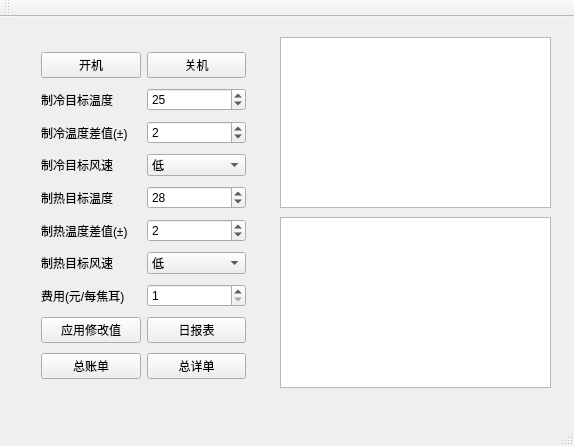
<?xml version="1.0" encoding="UTF-8"?>
<ui version="4.0">
 <class>MainWindow</class>
 <widget class="QMainWindow" name="MainWindow">
  <property name="geometry">
   <rect>
    <x>0</x>
    <y>0</y>
    <width>574</width>
    <height>446</height>
   </rect>
  </property>
  <property name="windowTitle">
   <string>MainWindow</string>
  </property>
  <widget class="QWidget" name="centralWidget">
   <widget class="QWidget" name="gridLayoutWidget">
    <property name="geometry">
     <rect>
      <x>30</x>
      <y>20</y>
      <width>227</width>
      <height>361</height>
     </rect>
    </property>
    <layout class="QGridLayout" name="gridLayout">
     <item row="5" column="1">
      <widget class="QSpinBox" name="warmtmpr_toler_box">
       <property name="maximum">
        <number>10</number>
       </property>
       <property name="value">
        <number>2</number>
       </property>
      </widget>
     </item>
     <item row="2" column="0">
      <widget class="QLabel" name="label_5">
       <property name="text">
        <string>制冷温度差值(±)</string>
       </property>
      </widget>
     </item>
     <item row="8" column="0">
      <widget class="QPushButton" name="apply_set_button">
       <property name="text">
        <string>应用修改值</string>
       </property>
      </widget>
     </item>
     <item row="8" column="1">
      <widget class="QPushButton" name="daily_report_button">
       <property name="text">
        <string>日报表</string>
       </property>
      </widget>
     </item>
     <item row="9" column="0">
      <widget class="QPushButton" name="bill_button">
       <property name="text">
        <string>总账单</string>
       </property>
      </widget>
     </item>
     <item row="5" column="0">
      <widget class="QLabel" name="label_6">
       <property name="text">
        <string>制热温度差值(±)</string>
       </property>
      </widget>
     </item>
     <item row="2" column="1">
      <widget class="QSpinBox" name="coldtmpr_toler_box">
       <property name="maximum">
        <number>10</number>
       </property>
       <property name="value">
        <number>2</number>
       </property>
      </widget>
     </item>
     <item row="4" column="0">
      <widget class="QLabel" name="label_3">
       <property name="text">
        <string>制热目标温度</string>
       </property>
      </widget>
     </item>
     <item row="4" column="1">
      <widget class="QSpinBox" name="warmtmpr_box">
       <property name="minimum">
        <number>16</number>
       </property>
       <property name="maximum">
        <number>35</number>
       </property>
       <property name="value">
        <number>28</number>
       </property>
      </widget>
     </item>
     <item row="6" column="1">
      <widget class="QComboBox" name="warmwind_box">
       <item>
        <property name="text">
         <string>低</string>
        </property>
       </item>
       <item>
        <property name="text">
         <string>中</string>
        </property>
       </item>
       <item>
        <property name="text">
         <string>高</string>
        </property>
       </item>
      </widget>
     </item>
     <item row="1" column="1">
      <widget class="QSpinBox" name="coldtmpr_box">
       <property name="minimum">
        <number>20</number>
       </property>
       <property name="maximum">
        <number>30</number>
       </property>
       <property name="value">
        <number>25</number>
       </property>
      </widget>
     </item>
     <item row="1" column="0">
      <widget class="QLabel" name="cold_targ_tmpr_label">
       <property name="text">
        <string>制冷目标温度</string>
       </property>
      </widget>
     </item>
     <item row="7" column="1">
      <widget class="QSpinBox" name="fee_box">
       <property name="minimum">
        <number>1</number>
       </property>
       <property name="value">
        <number>1</number>
       </property>
      </widget>
     </item>
     <item row="6" column="0">
      <widget class="QLabel" name="label_4">
       <property name="text">
        <string>制热目标风速</string>
       </property>
      </widget>
     </item>
     <item row="3" column="1">
      <widget class="QComboBox" name="coldwind_box">
       <item>
        <property name="text">
         <string>低</string>
        </property>
       </item>
       <item>
        <property name="text">
         <string>中</string>
        </property>
       </item>
       <item>
        <property name="text">
         <string>高</string>
        </property>
       </item>
      </widget>
     </item>
     <item row="7" column="0">
      <widget class="QLabel" name="label_7">
       <property name="text">
        <string>费用(元/每焦耳)</string>
       </property>
      </widget>
     </item>
     <item row="3" column="0">
      <widget class="QLabel" name="label_2">
       <property name="text">
        <string>制冷目标风速</string>
       </property>
      </widget>
     </item>
     <item row="9" column="1">
      <widget class="QPushButton" name="cdr_button">
       <property name="text">
        <string>总详单</string>
       </property>
      </widget>
     </item>
     <item row="0" column="0">
      <widget class="QPushButton" name="open_button">
       <property name="text">
        <string>开机</string>
       </property>
      </widget>
     </item>
     <item row="0" column="1">
      <widget class="QPushButton" name="close_button">
       <property name="text">
        <string>关机</string>
       </property>
      </widget>
     </item>
    </layout>
   </widget>
   <widget class="QTableView" name="up_table">
    <property name="geometry">
     <rect>
      <x>280</x>
      <y>20</y>
      <width>271</width>
      <height>171</height>
     </rect>
    </property>
   </widget>
   <widget class="QTableView" name="down_table">
    <property name="geometry">
     <rect>
      <x>280</x>
      <y>200</y>
      <width>271</width>
      <height>171</height>
     </rect>
    </property>
   </widget>
  </widget>
  <widget class="QMenuBar" name="menuBar">
   <property name="geometry">
    <rect>
     <x>0</x>
     <y>0</y>
     <width>574</width>
     <height>23</height>
    </rect>
   </property>
  </widget>
  <widget class="QToolBar" name="mainToolBar">
   <attribute name="toolBarArea">
    <enum>TopToolBarArea</enum>
   </attribute>
   <attribute name="toolBarBreak">
    <bool>false</bool>
   </attribute>
  </widget>
  <widget class="QStatusBar" name="statusBar"/>
 </widget>
 <layoutdefault spacing="6" margin="11"/>
 <resources/>
 <connections/>
</ui>
